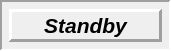
<?xml version="1.0" encoding="UTF-8"?>
<ui version="4.0">
 <class>Indicator</class>
 <widget class="QWidget" name="Indicator">
  <property name="geometry">
   <rect>
    <x>0</x>
    <y>0</y>
    <width>171</width>
    <height>51</height>
   </rect>
  </property>
  <property name="windowTitle">
   <string>Form</string>
  </property>
  <widget class="QLabel" name="Back">
   <property name="geometry">
    <rect>
     <x>0</x>
     <y>0</y>
     <width>171</width>
     <height>51</height>
    </rect>
   </property>
   <property name="frameShape">
    <enum>QFrame::Panel</enum>
   </property>
   <property name="frameShadow">
    <enum>QFrame::Sunken</enum>
   </property>
   <property name="lineWidth">
    <number>2</number>
   </property>
   <property name="text">
    <string/>
   </property>
  </widget>
  <widget class="QLabel" name="Front">
   <property name="geometry">
    <rect>
     <x>9</x>
     <y>9</y>
     <width>153</width>
     <height>33</height>
    </rect>
   </property>
   <property name="font">
    <font>
     <family>Arial</family>
     <pointsize>16</pointsize>
     <weight>75</weight>
     <italic>true</italic>
     <bold>true</bold>
     <kerning>true</kerning>
    </font>
   </property>
   <property name="frameShape">
    <enum>QFrame::Panel</enum>
   </property>
   <property name="frameShadow">
    <enum>QFrame::Raised</enum>
   </property>
   <property name="lineWidth">
    <number>3</number>
   </property>
   <property name="text">
    <string>Standby</string>
   </property>
   <property name="alignment">
    <set>Qt::AlignCenter</set>
   </property>
  </widget>
 </widget>
 <resources/>
 <connections/>
</ui>
